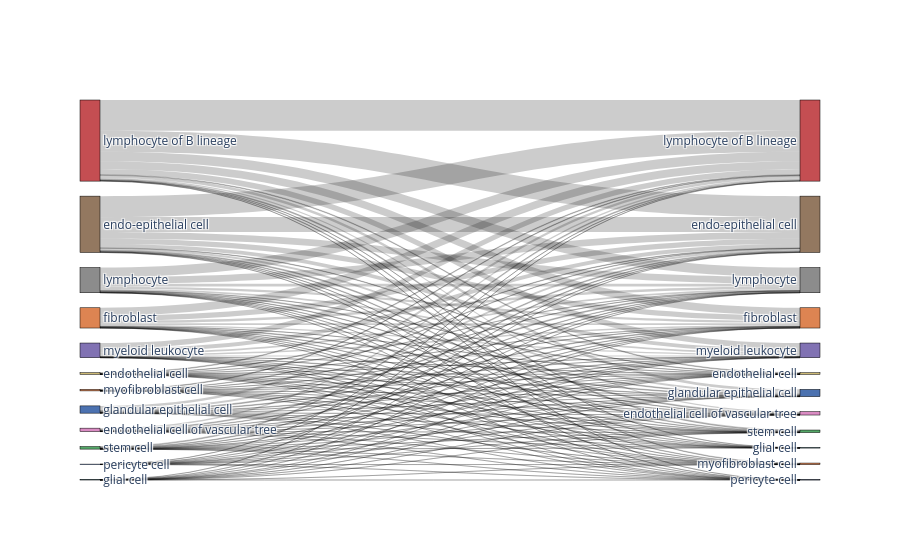
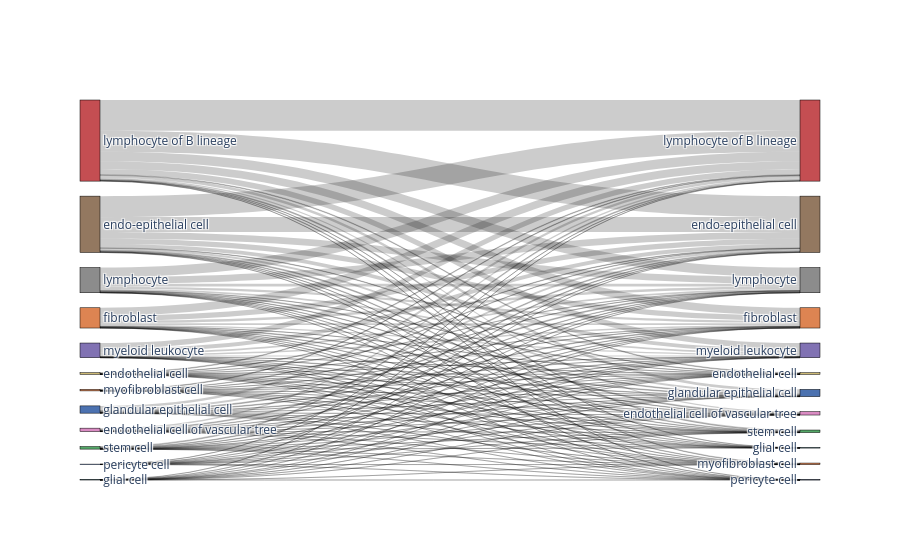

Notebook code cell kept with these figures, in order:
### Code cell
# Compare to random assignment
import random
random.seed(1)
adata_predicted.obs['random_labeling'] = list(adata_predicted.obs[celltype].sample(frac=1))

bc.tl.report(
    adata_pred=adata_predicted,
    celltype=celltype, 
    method="compare_to_random_" + method, 
    analysis_name=analysis_name,
    train_datasets = adata_trains,
    test_dataset = adata_orig,
    merge = merge,
    name_prediction="random_labeling",
    name_report="compare_to_random_auto_annot", 
    use_raw=use_raw,
    remove_nonshared=False, 
    clustering='leiden', 
    asymmetric_matrix=True, 
    delimiter='\t', 
    verbose=True)

### Figure 1 — Plotly figure (JSON) as saved in the notebook; plotly's stock layout.template omitted (floating-point values rounded to 4 significant figures; data arrays with more than 128 entries replaced by an {"elided": "..."} marker saying what was removed)
{"data": [{"link": {"source": {"elided": "142 int values"}, "target": {"elided": "142 int values"}, "value": {"elided": "142 int values"}}, "node": {"color": ["#8c8c8c", "#8172b3", "#da8bc3", "#ccb974", "#dd8452", "#64b5cd", "#4c72b0", "#937860", "#dd8452", "#4c72b0", "#c44e52", "#55a868", "#937860", "#ccb974", "#da8bc3", "#dd8452", "#4c72b0", "#64b5cd", "#8c8c8c", "#c44e52", "#8172b3", "#dd8452", "#4c72b0", "#55a868"], "label": ["lymphocyte", "myeloid leukocyte", "endothelial cell of vascular tree", "endothelial cell", "fibroblast", "glial cell", "glandular epithelial cell", "endo-epithelial cell", "myofibroblast cell", "pericyte cell", "lymphocyte of B lineage", "stem cell", "endo-epithelial cell", "endothelial cell", "endothelial cell of vascular tree", "fibroblast", "glandular epithelial cell", "glial cell", "lymphocyte", "lymphocyte of B lineage", "myeloid leukocyte", "myofibroblast cell", "pericyte cell", "stem cell"], "line": {"color": "black", "width": 0.5}, "pad": 15, "thickness": 20}, "type": "sankey"}], "layout": {}}

### Figure 2 — Plotly figure (JSON) as saved in the notebook; plotly's stock layout.template omitted (floating-point values rounded to 4 significant figures; data arrays with more than 128 entries replaced by an {"elided": "..."} marker saying what was removed)
{"data": [{"link": {"source": {"elided": "142 int values"}, "target": {"elided": "142 int values"}, "value": {"elided": "142 int values"}}, "node": {"color": ["#8c8c8c", "#8172b3", "#da8bc3", "#ccb974", "#dd8452", "#64b5cd", "#4c72b0", "#937860", "#dd8452", "#4c72b0", "#c44e52", "#55a868", "#937860", "#ccb974", "#da8bc3", "#dd8452", "#4c72b0", "#64b5cd", "#8c8c8c", "#c44e52", "#8172b3", "#dd8452", "#4c72b0", "#55a868"], "label": ["lymphocyte", "myeloid leukocyte", "endothelial cell of vascular tree", "endothelial cell", "fibroblast", "glial cell", "glandular epithelial cell", "endo-epithelial cell", "myofibroblast cell", "pericyte cell", "lymphocyte of B lineage", "stem cell", "endo-epithelial cell", "endothelial cell", "endothelial cell of vascular tree", "fibroblast", "glandular epithelial cell", "glial cell", "lymphocyte", "lymphocyte of B lineage", "myeloid leukocyte", "myofibroblast cell", "pericyte cell", "stem cell"], "line": {"color": "black", "width": 0.5}, "pad": 15, "thickness": 20}, "type": "sankey"}], "layout": {}}
